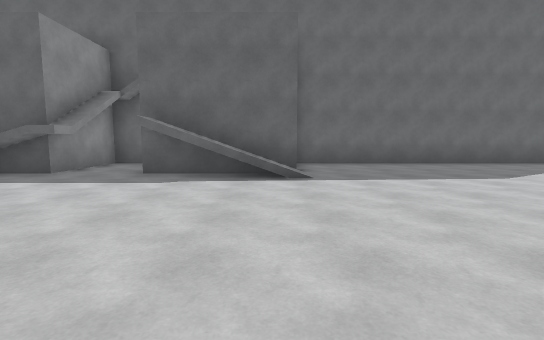
[1] (above)

21 first-person views from a walk through a Unity game level. The camera is 1.4 m above the floor, tilts 6° down and sees 85° across. The floor is counted in squares, 2 m on a side. Each view is taken from the middle of a square. On the plan, view 1 faces up. The plan holds only what a view shows up to about 10 squares ahead; the rest is blank. The place goes on beyond the plan.

[2]
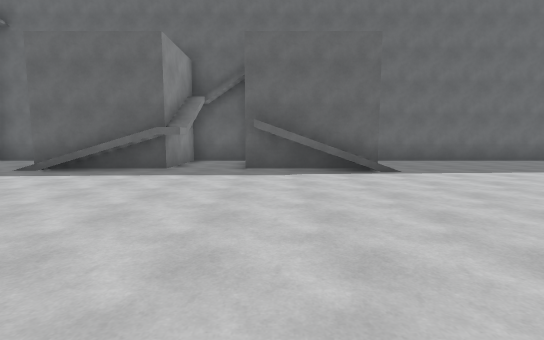

[3]
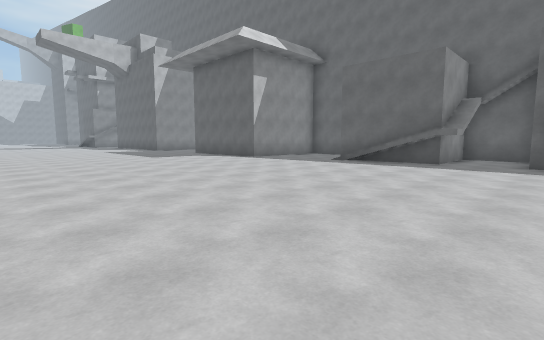

[4]
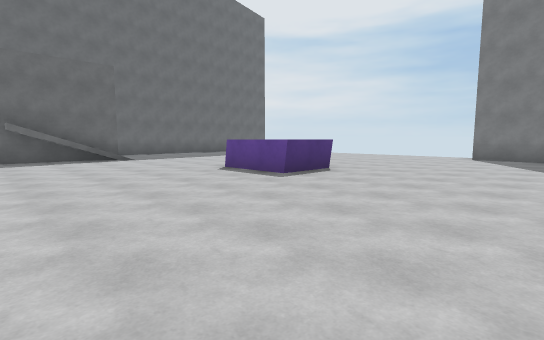

[5]
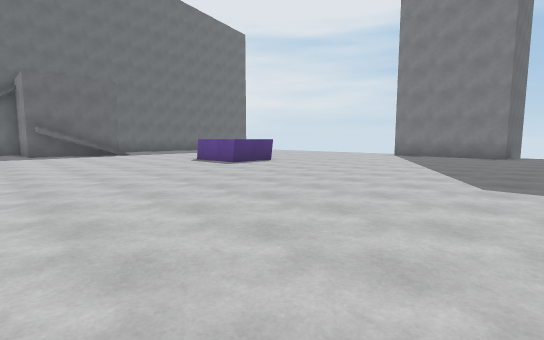

[6]
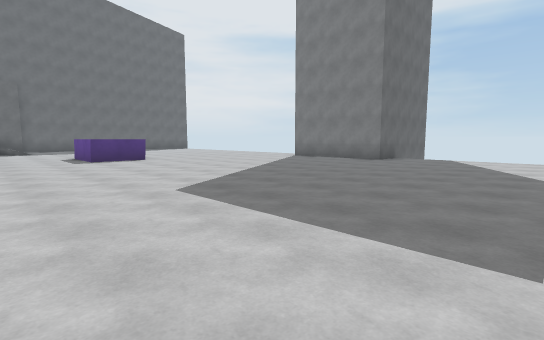

[7]
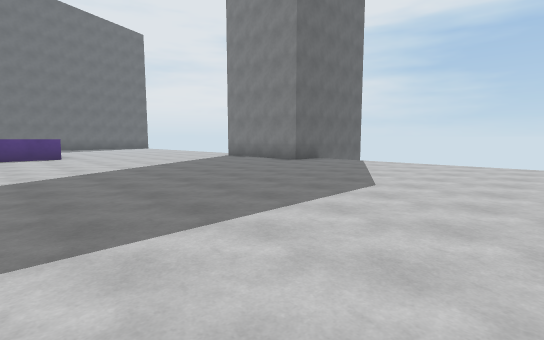

[8]
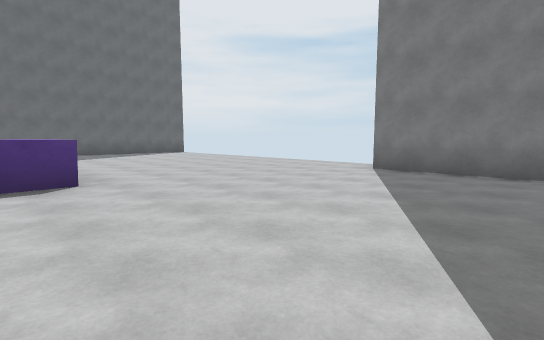

[9]
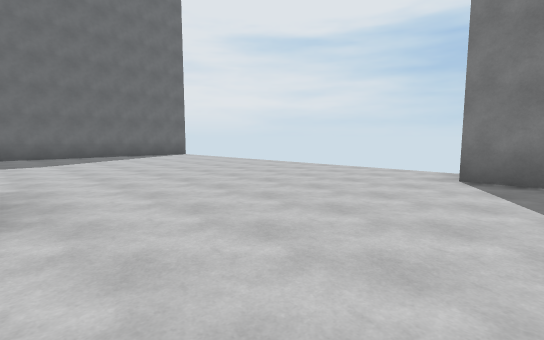

[10]
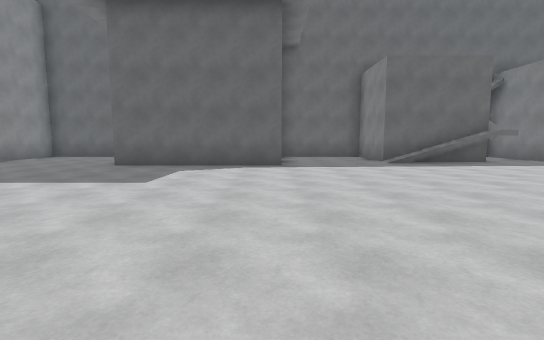

[11]
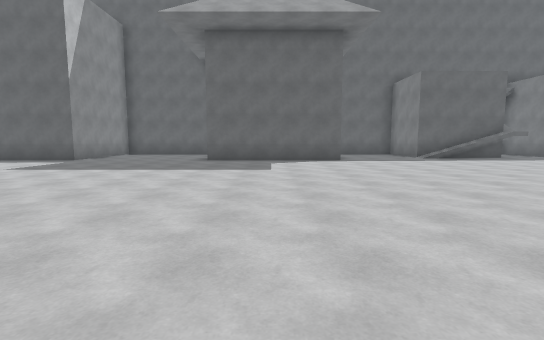

[12]
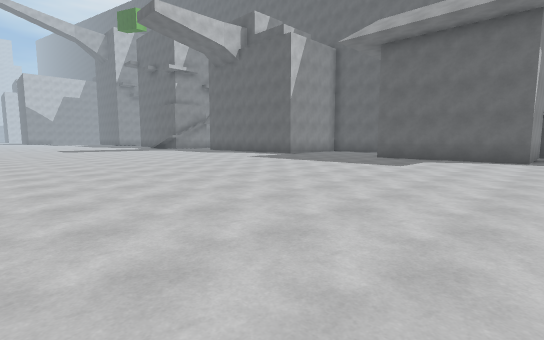

[13]
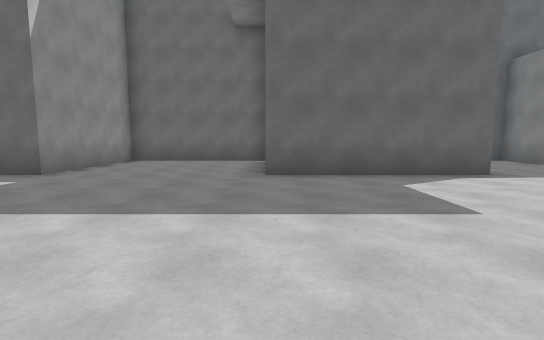

[14]
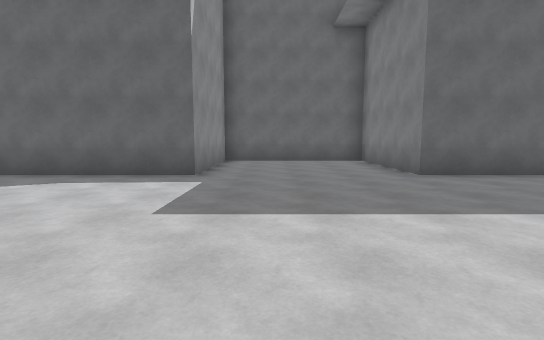

[15]
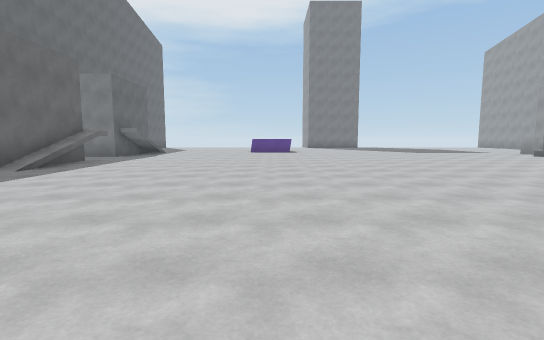

[16]
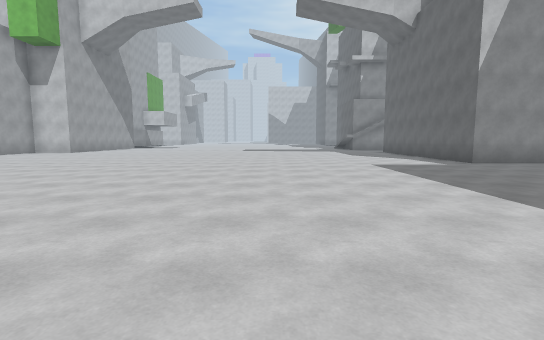

[17]
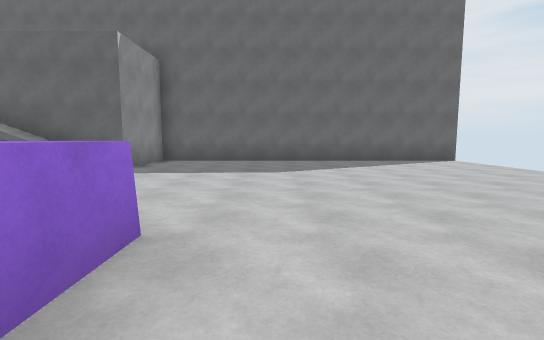

[18]
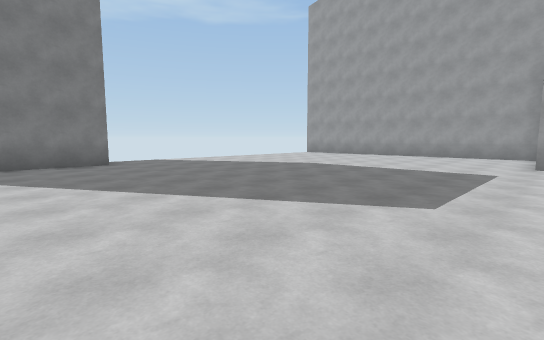

[19]
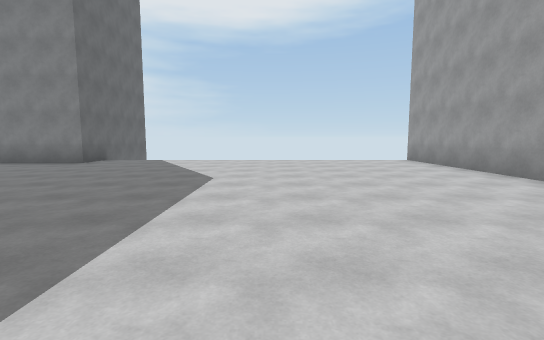

[20]
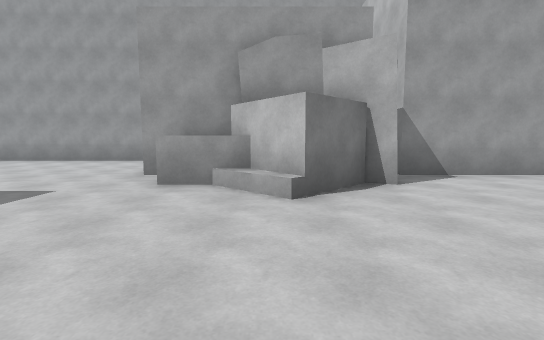

[21]
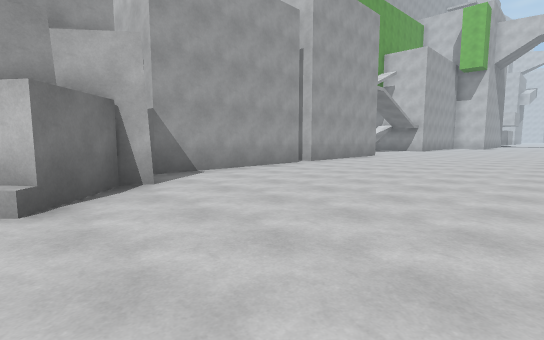

### Floor plan
Points are (right, up) in squares from view 1. A wall is a line through its corners. A room is listed if a view was taken in it or the views show most of it. See-through windows are left out.
Room 1 (views 1, 2, 3, 4, 5, 6, 7, 8, 9, 10, 11, 12, 13, 14, 15, 16, 17, 18, 19, 20, 21)
walls: (-2.4, -10.6) (-1.3, -12); (-4, -11.5) (-3.5, -11.7) (-2.2, -10.4); (-1.8, -11.5) (-0.1, -11.5); (-8.9, -12.7) (-4.5, -12.7); (3.1, -1) (1.4, -1) (1.4, 1.1); (-10.5, -12.7) (-9.5, -12.7) (-9.5, -13.2); (-1.2, -12.7) (0.5, -12.7); (3, 1.1) (3, -0.1); (-10.7, 7.5) (-10.7, 4.8) (-15.1, 4.8) (-15.1, 8.5) (-19.5, 8.5) (-19.5, 4.8) (-21.5, 4.8); (-2.8, 8.5) (-4.5, 8.5) (-4.5, 6) (-7.6, 6) (-7.6, 8.5) (-8, 8.5); (-9.6, 8.5) (-10.8, 8.5); (0.6, -16.5) (9.9, -16.5); (10.1, -6.5) (8.6, -6.5) (8.6, -2.8); (10, 8.5) (0.5, 8.5) (0.5, 6) (-2.6, 6) (-2.6, 7.1)
low walls: (-2.2, -10.4) (-1.4, -11.2)

Positions as (right, up) in squares from view 1, and headings:
1: (0, 0), facing up
2: (-2, -1), facing up
3: (-2, -3), facing up-left
4: (-3, -5), facing up-right
5: (-4, -8), facing up-right
6: (-1, -11), facing up-right
7: (1, -13), facing up-right
8: (2, -6), facing up-right
9: (3, -4), facing up-right
10: (-11, -3), facing up
11: (-13, -5), facing up
12: (-10, -6), facing up-left
13: (-15, -1), facing up
14: (-18, -1), facing up
15: (-14, 0), facing right
16: (-11, -1), facing left
17: (4, -1), facing up
18: (0, -4), facing down-right
19: (0, -12), facing right
20: (-2, -7), facing down
21: (-2, -7), facing down-left
